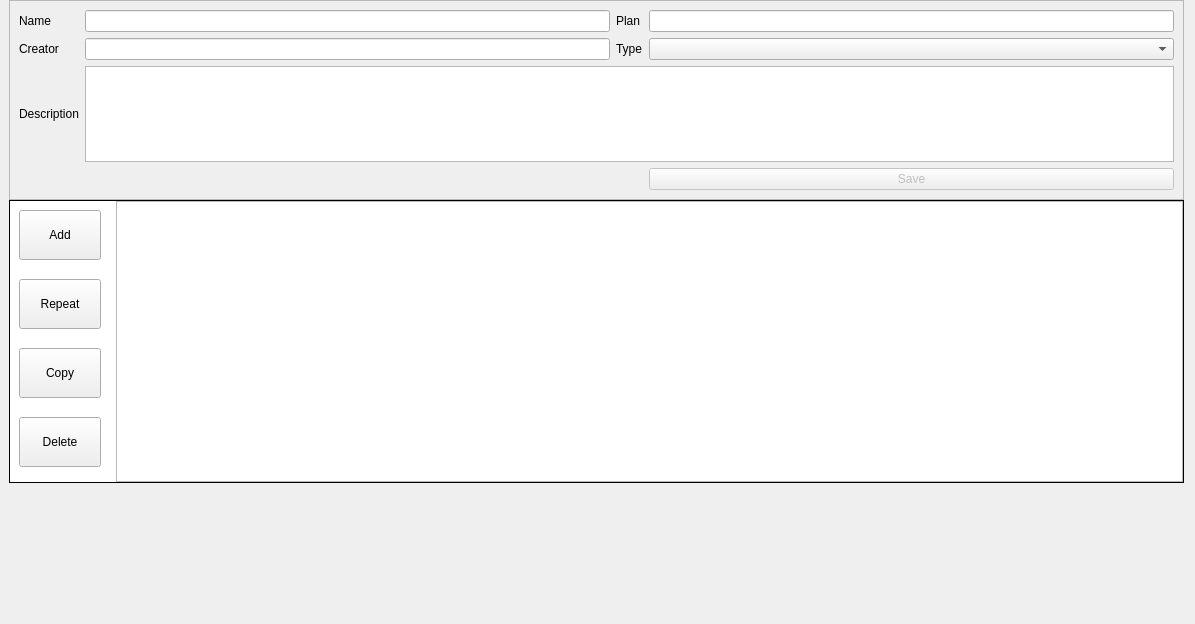
<?xml version="1.0" encoding="UTF-8"?>
<ui version="4.0">
 <class>WorkoutCreator</class>
 <widget class="QWidget" name="WorkoutCreator">
  <property name="geometry">
   <rect>
    <x>0</x>
    <y>0</y>
    <width>1195</width>
    <height>624</height>
   </rect>
  </property>
  <property name="sizePolicy">
   <sizepolicy hsizetype="Preferred" vsizetype="Preferred">
    <horstretch>0</horstretch>
    <verstretch>0</verstretch>
   </sizepolicy>
  </property>
  <property name="minimumSize">
   <size>
    <width>0</width>
    <height>1</height>
   </size>
  </property>
  <property name="cursor">
   <cursorShape>ArrowCursor</cursorShape>
  </property>
  <property name="windowTitle">
   <string>Form</string>
  </property>
  <property name="styleSheet">
   <string notr="true">#frame_border {
	border-top: 1px solid rgb(25, 25, 25);
	border-bottom: 1px solid rgb(25, 25, 25);
	border-right : 1px solid rgb(25, 25, 25);
	border-left: 1px solid rgb(25, 25, 25);

  /*  border-top-left-radius: 20px; */
}


/*
QPushButton#pushButton_add, #pushButton_repeat, #pushButton_copy, #pushButton_delete {
	text-align:left;
}
*/


#frame_tableView_buttons {
/*background-color: qlineargradient(spread:pad, x1:0, y1:0, x2:1, y2:0, stop:0 rgba(229, 229, 229, 255), stop:1 rgba(255, 255, 255, 255));
*/
	background-color: white;
}</string>
  </property>
  <layout class="QVBoxLayout" name="verticalLayout_3" stretch="0,2,1">
   <property name="spacing">
    <number>0</number>
   </property>
   <property name="leftMargin">
    <number>9</number>
   </property>
   <property name="topMargin">
    <number>0</number>
   </property>
   <property name="bottomMargin">
    <number>0</number>
   </property>
   <item>
    <widget class="QFrame" name="frame_workout_meta">
     <property name="sizePolicy">
      <sizepolicy hsizetype="Expanding" vsizetype="Preferred">
       <horstretch>0</horstretch>
       <verstretch>0</verstretch>
      </sizepolicy>
     </property>
     <property name="minimumSize">
      <size>
       <width>0</width>
       <height>200</height>
      </size>
     </property>
     <property name="maximumSize">
      <size>
       <width>16777215</width>
       <height>200</height>
      </size>
     </property>
     <property name="frameShape">
      <enum>QFrame::StyledPanel</enum>
     </property>
     <property name="frameShadow">
      <enum>QFrame::Raised</enum>
     </property>
     <layout class="QGridLayout" name="gridLayout_workout_meta">
      <property name="leftMargin">
       <number>9</number>
      </property>
      <property name="topMargin">
       <number>9</number>
      </property>
      <property name="rightMargin">
       <number>9</number>
      </property>
      <property name="bottomMargin">
       <number>9</number>
      </property>
      <item row="0" column="0">
       <widget class="QLabel" name="label_name_workout">
        <property name="text">
         <string>Name</string>
        </property>
       </widget>
      </item>
      <item row="0" column="1">
       <widget class="QLineEdit" name="lineEdit_name_workout"/>
      </item>
      <item row="0" column="2">
       <widget class="QLabel" name="label_plan_workout">
        <property name="text">
         <string>Plan</string>
        </property>
       </widget>
      </item>
      <item row="0" column="3">
       <widget class="QLineEdit" name="lineEdit_plan_workout"/>
      </item>
      <item row="1" column="0">
       <widget class="QLabel" name="label_creator_workout">
        <property name="text">
         <string>Creator</string>
        </property>
       </widget>
      </item>
      <item row="1" column="1">
       <widget class="QLineEdit" name="lineEdit_creator_workout"/>
      </item>
      <item row="1" column="2">
       <widget class="QLabel" name="label_type_workout">
        <property name="text">
         <string>Type</string>
        </property>
       </widget>
      </item>
      <item row="1" column="3">
       <widget class="QComboBox" name="comboBox_type_workout"/>
      </item>
      <item row="2" column="0">
       <widget class="QLabel" name="label_description_workout">
        <property name="text">
         <string>Description</string>
        </property>
       </widget>
      </item>
      <item row="2" column="1" colspan="3">
       <widget class="QPlainTextEdit" name="plainTextEdit_description_workout">
        <property name="sizePolicy">
         <sizepolicy hsizetype="Expanding" vsizetype="Expanding">
          <horstretch>0</horstretch>
          <verstretch>0</verstretch>
         </sizepolicy>
        </property>
       </widget>
      </item>
      <item row="3" column="3">
       <widget class="QPushButton" name="pushButton_save_workout">
        <property name="enabled">
         <bool>false</bool>
        </property>
        <property name="text">
         <string>Save</string>
        </property>
       </widget>
      </item>
     </layout>
    </widget>
   </item>
   <item>
    <widget class="QWidget" name="widget_top" native="true">
     <property name="sizePolicy">
      <sizepolicy hsizetype="Preferred" vsizetype="Preferred">
       <horstretch>0</horstretch>
       <verstretch>0</verstretch>
      </sizepolicy>
     </property>
     <layout class="QHBoxLayout" name="horizontalLayout_2">
      <property name="spacing">
       <number>0</number>
      </property>
      <property name="leftMargin">
       <number>0</number>
      </property>
      <property name="topMargin">
       <number>0</number>
      </property>
      <property name="rightMargin">
       <number>0</number>
      </property>
      <property name="bottomMargin">
       <number>0</number>
      </property>
      <item>
       <widget class="QWidget" name="widget_2" native="true">
        <layout class="QVBoxLayout" name="verticalLayout_4">
         <property name="spacing">
          <number>0</number>
         </property>
         <property name="leftMargin">
          <number>0</number>
         </property>
         <property name="topMargin">
          <number>0</number>
         </property>
         <property name="rightMargin">
          <number>0</number>
         </property>
         <property name="bottomMargin">
          <number>0</number>
         </property>
        </layout>
       </widget>
      </item>
      <item>
       <widget class="QFrame" name="frame_tableView_buttons">
        <property name="frameShape">
         <enum>QFrame::Box</enum>
        </property>
        <layout class="QHBoxLayout" name="horizontalLayout">
         <property name="leftMargin">
          <number>0</number>
         </property>
         <property name="topMargin">
          <number>0</number>
         </property>
         <property name="rightMargin">
          <number>0</number>
         </property>
         <property name="bottomMargin">
          <number>0</number>
         </property>
         <item>
          <widget class="QFrame" name="frame_button">
           <property name="minimumSize">
            <size>
             <width>0</width>
             <height>0</height>
            </size>
           </property>
           <property name="maximumSize">
            <size>
             <width>100</width>
             <height>16777215</height>
            </size>
           </property>
           <property name="frameShape">
            <enum>QFrame::NoFrame</enum>
           </property>
           <property name="frameShadow">
            <enum>QFrame::Raised</enum>
           </property>
           <layout class="QVBoxLayout" name="verticalLayout">
            <property name="topMargin">
             <number>9</number>
            </property>
            <item>
             <widget class="QToolButton" name="pushButton_add">
              <property name="sizePolicy">
               <sizepolicy hsizetype="Expanding" vsizetype="Fixed">
                <horstretch>0</horstretch>
                <verstretch>0</verstretch>
               </sizepolicy>
              </property>
              <property name="minimumSize">
               <size>
                <width>0</width>
                <height>50</height>
               </size>
              </property>
              <property name="text">
               <string>Add</string>
              </property>
              <property name="icon">
               <iconset resource="../MyResources.qrc">
                <normaloff>:/image/icon/add</normaloff>:/image/icon/add</iconset>
              </property>
              <property name="toolButtonStyle">
               <enum>Qt::ToolButtonTextBesideIcon</enum>
              </property>
             </widget>
            </item>
            <item>
             <spacer name="verticalSpacer_4">
              <property name="orientation">
               <enum>Qt::Vertical</enum>
              </property>
              <property name="sizeType">
               <enum>QSizePolicy::Fixed</enum>
              </property>
              <property name="sizeHint" stdset="0">
               <size>
                <width>20</width>
                <height>13</height>
               </size>
              </property>
             </spacer>
            </item>
            <item>
             <widget class="QToolButton" name="pushButton_repeat">
              <property name="sizePolicy">
               <sizepolicy hsizetype="Expanding" vsizetype="Fixed">
                <horstretch>0</horstretch>
                <verstretch>0</verstretch>
               </sizepolicy>
              </property>
              <property name="minimumSize">
               <size>
                <width>0</width>
                <height>50</height>
               </size>
              </property>
              <property name="text">
               <string>Repeat</string>
              </property>
              <property name="icon">
               <iconset resource="../MyResources.qrc">
                <normaloff>:/image/icon/repeat</normaloff>:/image/icon/repeat</iconset>
              </property>
              <property name="toolButtonStyle">
               <enum>Qt::ToolButtonTextBesideIcon</enum>
              </property>
             </widget>
            </item>
            <item>
             <spacer name="verticalSpacer_5">
              <property name="orientation">
               <enum>Qt::Vertical</enum>
              </property>
              <property name="sizeType">
               <enum>QSizePolicy::Fixed</enum>
              </property>
              <property name="sizeHint" stdset="0">
               <size>
                <width>20</width>
                <height>13</height>
               </size>
              </property>
             </spacer>
            </item>
            <item>
             <widget class="QToolButton" name="pushButton_copy">
              <property name="sizePolicy">
               <sizepolicy hsizetype="Expanding" vsizetype="Fixed">
                <horstretch>0</horstretch>
                <verstretch>0</verstretch>
               </sizepolicy>
              </property>
              <property name="minimumSize">
               <size>
                <width>0</width>
                <height>50</height>
               </size>
              </property>
              <property name="text">
               <string>Copy</string>
              </property>
              <property name="icon">
               <iconset resource="../MyResources.qrc">
                <normaloff>:/image/icon/copy</normaloff>:/image/icon/copy</iconset>
              </property>
              <property name="toolButtonStyle">
               <enum>Qt::ToolButtonTextBesideIcon</enum>
              </property>
             </widget>
            </item>
            <item>
             <spacer name="verticalSpacer_6">
              <property name="orientation">
               <enum>Qt::Vertical</enum>
              </property>
              <property name="sizeType">
               <enum>QSizePolicy::Fixed</enum>
              </property>
              <property name="sizeHint" stdset="0">
               <size>
                <width>20</width>
                <height>13</height>
               </size>
              </property>
             </spacer>
            </item>
            <item>
             <widget class="QToolButton" name="pushButton_delete">
              <property name="sizePolicy">
               <sizepolicy hsizetype="Expanding" vsizetype="Fixed">
                <horstretch>0</horstretch>
                <verstretch>0</verstretch>
               </sizepolicy>
              </property>
              <property name="minimumSize">
               <size>
                <width>0</width>
                <height>50</height>
               </size>
              </property>
              <property name="text">
               <string>Delete</string>
              </property>
              <property name="icon">
               <iconset resource="../MyResources.qrc">
                <normaloff>:/image/icon/delete</normaloff>:/image/icon/delete</iconset>
              </property>
              <property name="toolButtonStyle">
               <enum>Qt::ToolButtonTextBesideIcon</enum>
              </property>
             </widget>
            </item>
            <item>
             <spacer name="verticalSpacer_3">
              <property name="orientation">
               <enum>Qt::Vertical</enum>
              </property>
              <property name="sizeHint" stdset="0">
               <size>
                <width>20</width>
                <height>252</height>
               </size>
              </property>
             </spacer>
            </item>
           </layout>
          </widget>
         </item>
         <item>
          <widget class="TableViewInterval" name="tableView">
           <property name="sizePolicy">
            <sizepolicy hsizetype="Preferred" vsizetype="Preferred">
             <horstretch>0</horstretch>
             <verstretch>0</verstretch>
            </sizepolicy>
           </property>
           <property name="minimumSize">
            <size>
             <width>0</width>
             <height>0</height>
            </size>
           </property>
           <property name="maximumSize">
            <size>
             <width>16777215</width>
             <height>16777215</height>
            </size>
           </property>
           <property name="acceptDrops">
            <bool>true</bool>
           </property>
           <property name="verticalScrollBarPolicy">
            <enum>Qt::ScrollBarAsNeeded</enum>
           </property>
           <property name="horizontalScrollBarPolicy">
            <enum>Qt::ScrollBarAsNeeded</enum>
           </property>
           <property name="sizeAdjustPolicy">
            <enum>QAbstractScrollArea::AdjustIgnored</enum>
           </property>
           <property name="autoScroll">
            <bool>true</bool>
           </property>
           <property name="autoScrollMargin">
            <number>16</number>
           </property>
           <property name="editTriggers">
            <set>QAbstractItemView::NoEditTriggers</set>
           </property>
           <property name="dragEnabled">
            <bool>false</bool>
           </property>
           <property name="dragDropOverwriteMode">
            <bool>false</bool>
           </property>
           <property name="dragDropMode">
            <enum>QAbstractItemView::InternalMove</enum>
           </property>
           <property name="defaultDropAction">
            <enum>Qt::MoveAction</enum>
           </property>
           <property name="alternatingRowColors">
            <bool>false</bool>
           </property>
           <property name="selectionBehavior">
            <enum>QAbstractItemView::SelectRows</enum>
           </property>
           <property name="showGrid">
            <bool>true</bool>
           </property>
           <attribute name="horizontalHeaderStretchLastSection">
            <bool>false</bool>
           </attribute>
           <attribute name="verticalHeaderStretchLastSection">
            <bool>false</bool>
           </attribute>
          </widget>
         </item>
        </layout>
       </widget>
      </item>
     </layout>
    </widget>
   </item>
   <item>
    <widget class="QWidget" name="widget" native="true">
     <property name="sizePolicy">
      <sizepolicy hsizetype="Preferred" vsizetype="Preferred">
       <horstretch>0</horstretch>
       <verstretch>0</verstretch>
      </sizepolicy>
     </property>
     <layout class="QVBoxLayout" name="verticalLayout_2">
      <property name="leftMargin">
       <number>0</number>
      </property>
      <property name="topMargin">
       <number>3</number>
      </property>
      <item>
       <widget class="myCreatorPlot" name="widget_plot" native="true">
        <property name="sizePolicy">
         <sizepolicy hsizetype="Expanding" vsizetype="Expanding">
          <horstretch>0</horstretch>
          <verstretch>0</verstretch>
         </sizepolicy>
        </property>
        <property name="minimumSize">
         <size>
          <width>0</width>
          <height>0</height>
         </size>
        </property>
       </widget>
      </item>
     </layout>
    </widget>
   </item>
  </layout>
 </widget>
 <customwidgets>
  <customwidget>
   <class>myCreatorPlot</class>
   <extends>QWidget</extends>
   <header>mycreatorplot.h</header>
   <container>1</container>
  </customwidget>
  <customwidget>
   <class>TableViewInterval</class>
   <extends>QTableView</extends>
   <header>tableviewinterval.h</header>
  </customwidget>
 </customwidgets>
 <resources>
  <include location="../MyResources.qrc"/>
 </resources>
 <connections/>
</ui>
